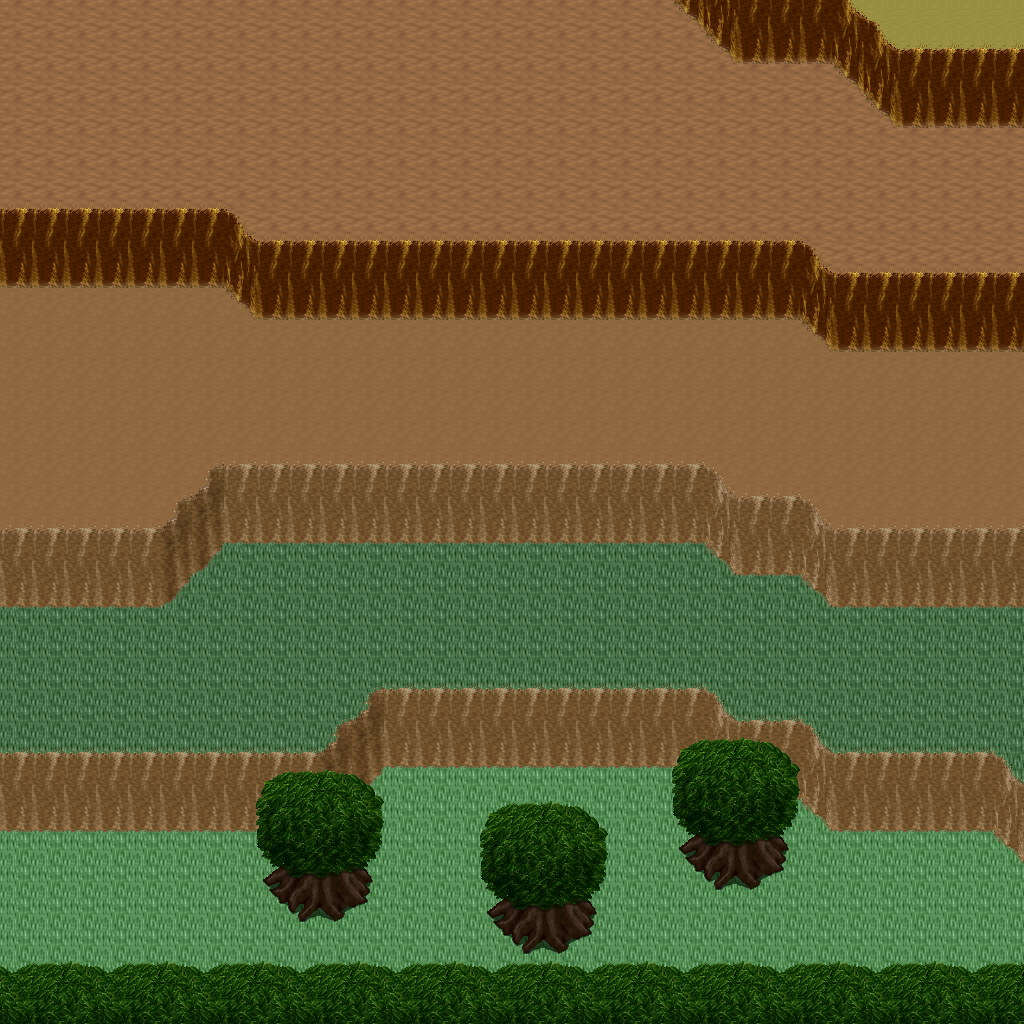

The image is a tile-based game level rendered from a .tmx file. Its description and source (layers, tilesets, objects; grid data summarised) follow:
An orthogonal 32x32 tile map with 32x32 px tiles, 5 tile layers (Ground, Objects, Objects2, Above, ...), 1 hidden layer not drawn, 8 tilesets.

<map version="1.10" tiledversion="1.11.0" orientation="orthogonal" renderorder="right-down" width="32" height="32" tilewidth="32" tileheight="32" infinite="0" nextlayerid="11" nextobjectid="1">
 <tileset firstgid="1" name="logic_collision" tilewidth="32" tileheight="32" tilecount="1" columns="1">
  <image source="../drawable/logic_collision.png" width="32" height="32" />
 </tileset>
 <tileset firstgid="2" name="ground_ground" tilewidth="32" tileheight="32" tilecount="33" columns="3">
  <image source="../drawable/ground_ground.png" width="96" height="352" />
 </tileset>
 <tileset firstgid="35" name="ground_ridge_earth_pale" tilewidth="32" tileheight="32" tilecount="96" columns="12">
  <image source="../drawable/ground_ridge_earth_pale.png" width="384" height="256" />
 </tileset>
 <tileset firstgid="131" name="ground_ridge_earth_dark" tilewidth="32" tileheight="32" tilecount="96" columns="12">
  <image source="../drawable/ground_ridge_earth_dark.png" width="384" height="256" />
 </tileset>
 <tileset firstgid="227" name="terrain_desert" tilewidth="32" tileheight="32" tilecount="88" columns="8">
  <image source="../drawable/terrain_desert.png" width="256" height="352" />
 </tileset>
 <tileset firstgid="315" name="plant_tree_tree_darkgreen" tilewidth="32" tileheight="32" tilecount="88" columns="8">
  <image source="../drawable/plant_tree_tree_darkgreen.png" width="256" height="352" />
 </tileset>
 <tileset firstgid="403" name="ground_sand_2" tilewidth="32" tileheight="32" tilecount="15" columns="5">
  <image source="../drawable/ground_sand_2.png" width="160" height="96" />
 </tileset>
 <tileset firstgid="418" name="plant_cactus_2" tilewidth="32" tileheight="32" tilecount="10" columns="5">
  <image source="../drawable/plant_cactus_2.png" width="160" height="64" />
 </tileset>
 <layer id="1" name="Ground" width="32" height="32">
  <data>[1024 cells, 1024 non-empty, 5 distinct tile ids]</data>
 </layer>
 <layer id="2" name="Objects" width="32" height="32">
  <data>[1024 cells, 358 non-empty, 27 distinct tile ids]</data>
 </layer>
 <layer id="3" name="Objects2" width="32" height="32">
  <data>[1024 cells, 0 non-empty, 0 distinct tile ids]</data>
 </layer>
 <layer id="4" name="Above" width="32" height="32">
  <data>[1024 cells, 100 non-empty, 16 distinct tile ids]</data>
 </layer>
 <layer id="5" name="Above2" width="32" height="32">
  <data>[1024 cells, 0 non-empty, 0 distinct tile ids]</data>
 </layer>
 <layer id="6" name="Walkable" width="32" height="32" visible="0">
  <data>[1024 cells, 458 non-empty, 1 distinct tile ids]</data>
 </layer>
 <objectgroup id="7" name="Mapevents" />
 <objectgroup id="8" name="Spawn" />
 <objectgroup id="9" name="Keys" />
 <objectgroup id="10" name="Replace" />
</map>
